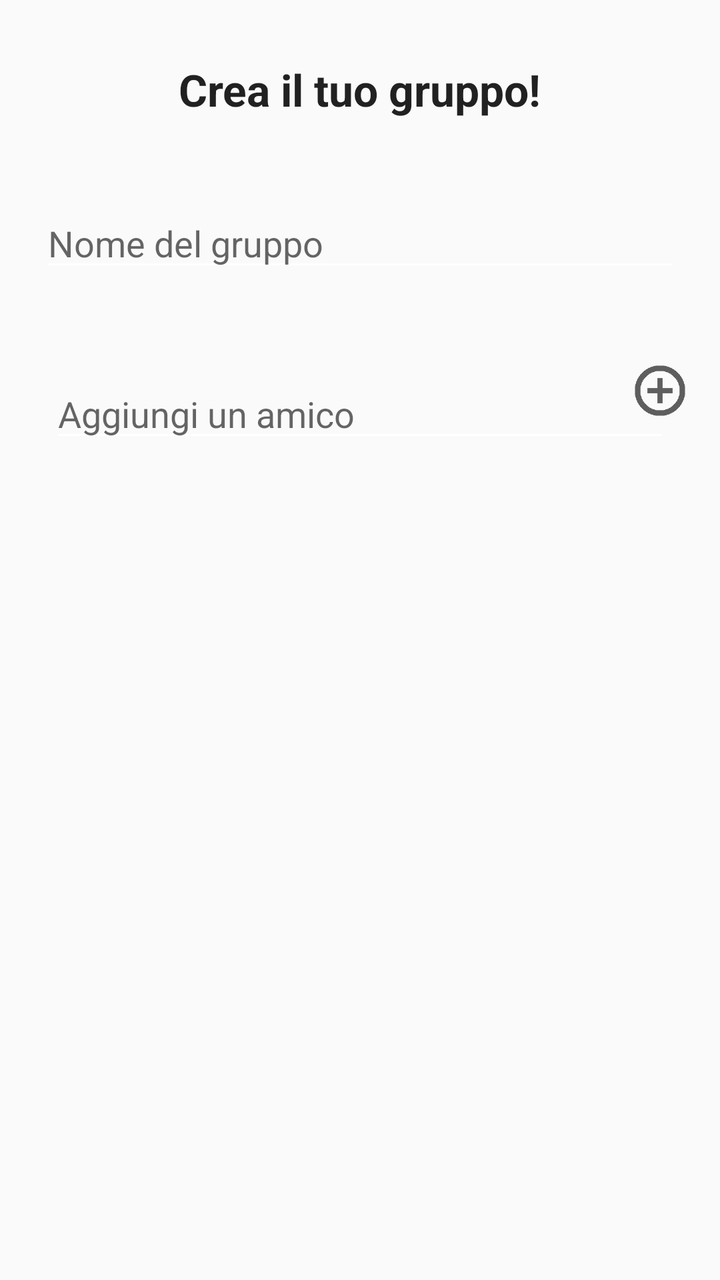
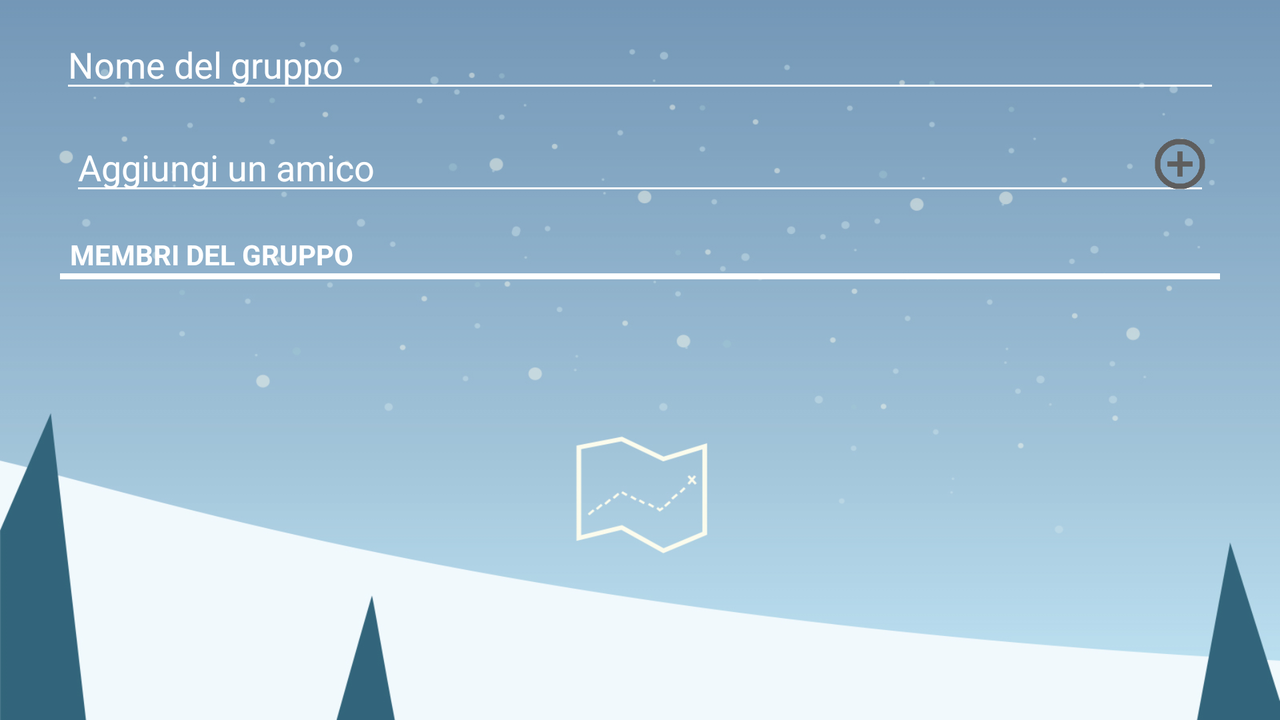

First picture: res/layout/ on a phone held upright. Second picture: the repository's own variant of that layout, on a device whose configuration matches the variant's folder. Source for both follows.
<!-- AndroidManifest.xml: application theme AppTheme -->
<!-- res/layout/fragment_group.xml -->
<LinearLayout xmlns:android="http://schemas.android.com/apk/res/android"
    xmlns:tools="http://schemas.android.com/tools"
    android:layout_width="match_parent"
    android:layout_height="match_parent"
    android:orientation="vertical"
    tools:context="com.parse.starter.GroupFragment">

    <TextView
        android:id="@+id/textView"
        android:layout_width="wrap_content"
        android:layout_height="wrap_content"
        android:layout_gravity="center"
        android:layout_marginBottom="40dp"
        android:layout_marginTop="30dp"
        android:text="Crea il tuo gruppo!"
        android:textAppearance="?android:attr/textAppearanceLarge"
        android:textStyle="bold" />

    <EditText
        android:id="@+id/groupName_et"
        android:layout_width="match_parent"
        android:layout_height="wrap_content"
        android:layout_gravity="center_horizontal"
        android:layout_marginBottom="10dp"
        android:layout_marginLeft="20dp"
        android:layout_marginRight="20dp"
        android:hint="Nome del gruppo" />

    <FrameLayout
        android:layout_width="fill_parent"
        android:layout_height="wrap_content"
        android:layout_marginTop="9dp"
        android:padding="5dp">

        <EditText
            android:id="@+id/memberName_et"
            android:layout_width="fill_parent"
            android:layout_height="wrap_content"
            android:layout_marginLeft="20dp"
            android:layout_marginRight="20dp"
            android:layout_marginTop="20dp"
            android:hint="Aggiungi un amico"
            android:singleLine="true" />

        <Button
            android:id="@+id/add_bt"
            android:layout_width="30dp"
            android:layout_height="30dp"
            android:layout_gravity="right|center_vertical"
            android:layout_marginLeft="30dp"
            android:layout_marginRight="10dp"
            android:background="@drawable/ic_add" />

    </FrameLayout>

    <ListView
        android:id="@+id/member_lv"
        android:layout_width="wrap_content"
        android:layout_height="0dp"
        android:layout_marginLeft="20dp"
        android:layout_marginRight="20dp"
        android:layout_marginTop="20dp"
        android:layout_weight="1" />

</LinearLayout>
<!-- resources referenced by this layout -->
<resources>
  <!-- drawable ic_add: png bitmap (drawable-hdpi, 14753 bytes) -->
  <style name="AppTheme" parent="Theme.AppCompat.Light.NoActionBar">
          <item name="colorPrimary">#6DAEBE</item>
          <item name="colorPrimaryDark">#32647b</item>
          <item name="colorAccent">#009688</item>
  
          <item name="colorControlNormal">#ffffff</item>
          <item name="colorControlActivated">#ffffff</item>
          <item name="colorControlHighlight">#ffffff</item>
  
      </style>
</resources>
<!-- res/layout-land/fragment_group.xml (the author's variant of the layout above) -->
<!-- drawn on the phone turned sideways -->
<?xml version="1.0" encoding="utf-8"?>
<LinearLayout xmlns:android="http://schemas.android.com/apk/res/android"
    xmlns:tools="http://schemas.android.com/tools"
    android:layout_width="match_parent"
    android:layout_height="match_parent"
    android:background="@drawable/bg_group_land"
    android:orientation="vertical"
    tools:context="com.parse.starter.GroupFragment">

    <EditText
        android:id="@+id/groupName_et"
        android:layout_width="match_parent"
        android:layout_height="wrap_content"
        android:layout_gravity="center_horizontal"
        android:layout_marginLeft="30dp"
        android:layout_marginRight="30dp"
        android:layout_marginTop="10dp"
        android:hint="Nome del gruppo"
        android:textColor="#ffffff"
        android:textColorHint="#ffffff" />

    <FrameLayout
        android:layout_width="fill_parent"
        android:layout_height="wrap_content"
        android:layout_marginTop="5dp"
        android:padding="5dp">

        <EditText
            android:id="@+id/memberName_et"
            android:layout_width="fill_parent"
            android:layout_height="wrap_content"
            android:layout_marginLeft="30dp"
            android:layout_marginRight="30dp"
            android:hint="Aggiungi un amico"
            android:singleLine="true"
            android:textColor="#ffffff"
            android:textColorHint="#ffffff" />

        <Button
            android:id="@+id/add_bt"
            android:layout_width="30dp"
            android:layout_height="30dp"
            android:layout_gravity="right|center_vertical"
            android:layout_marginLeft="30dp"
            android:layout_marginRight="30dp"
            android:background="@drawable/ic_add" />

    </FrameLayout>

    <TextView
        android:id="@+id/memberTitle"
        android:layout_width="wrap_content"
        android:layout_height="wrap_content"
        android:layout_marginLeft="35dp"
        android:layout_marginRight="30dp"
        android:layout_marginTop="10dp"
        android:text="MEMBRI DEL GRUPPO"
        android:textColor="#ffffff"
        android:textStyle="bold" />

    <View
        android:layout_width="match_parent"
        android:layout_height="3dp"
        android:layout_marginLeft="30dp"
        android:layout_marginRight="30dp"
        android:background="#ffffff" />

    <ListView
        android:id="@+id/member_lv"
        android:layout_width="wrap_content"
        android:layout_height="0dp"
        android:layout_marginBottom="80dp"
        android:layout_marginLeft="30dp"
        android:layout_marginRight="30dp"
        android:layout_marginTop="10dp"
        android:layout_weight="1"
        android:divider="@null" />

</LinearLayout>
<!-- resources referenced by the variant -->
<!-- as the phone turned sideways resolves them -->
<resources>
  <!-- drawable bg_group_land: jpg bitmap (drawable-xhdpi, 139003 bytes) -->
  <!-- drawable ic_add: png bitmap (drawable-hdpi, 14753 bytes) -->
  <style name="AppTheme" parent="Theme.AppCompat.Light.NoActionBar">
          <item name="colorPrimary">#6DAEBE</item>
          <item name="colorPrimaryDark">#32647b</item>
          <item name="colorAccent">#009688</item>
  
          <item name="colorControlNormal">#ffffff</item>
          <item name="colorControlActivated">#ffffff</item>
          <item name="colorControlHighlight">#ffffff</item>
  
      </style>
</resources>
